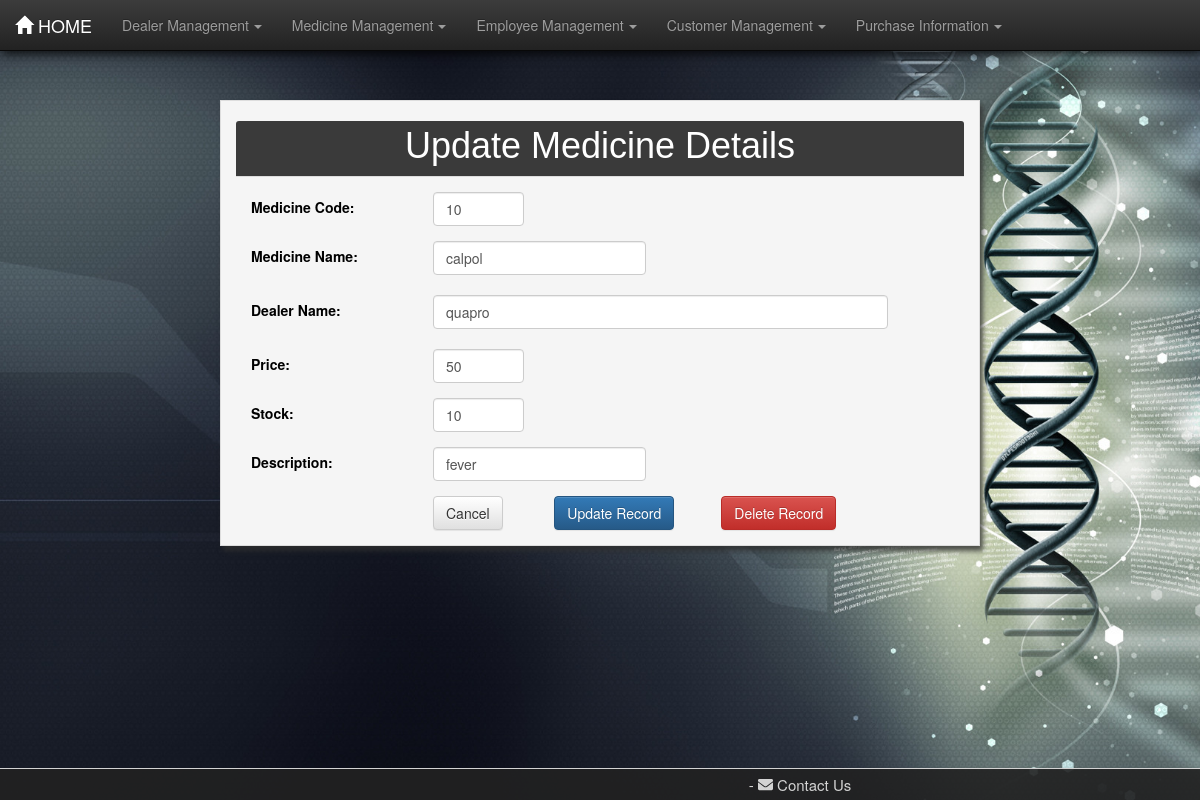
Before: /pharma/medformview2/ with the older database file.
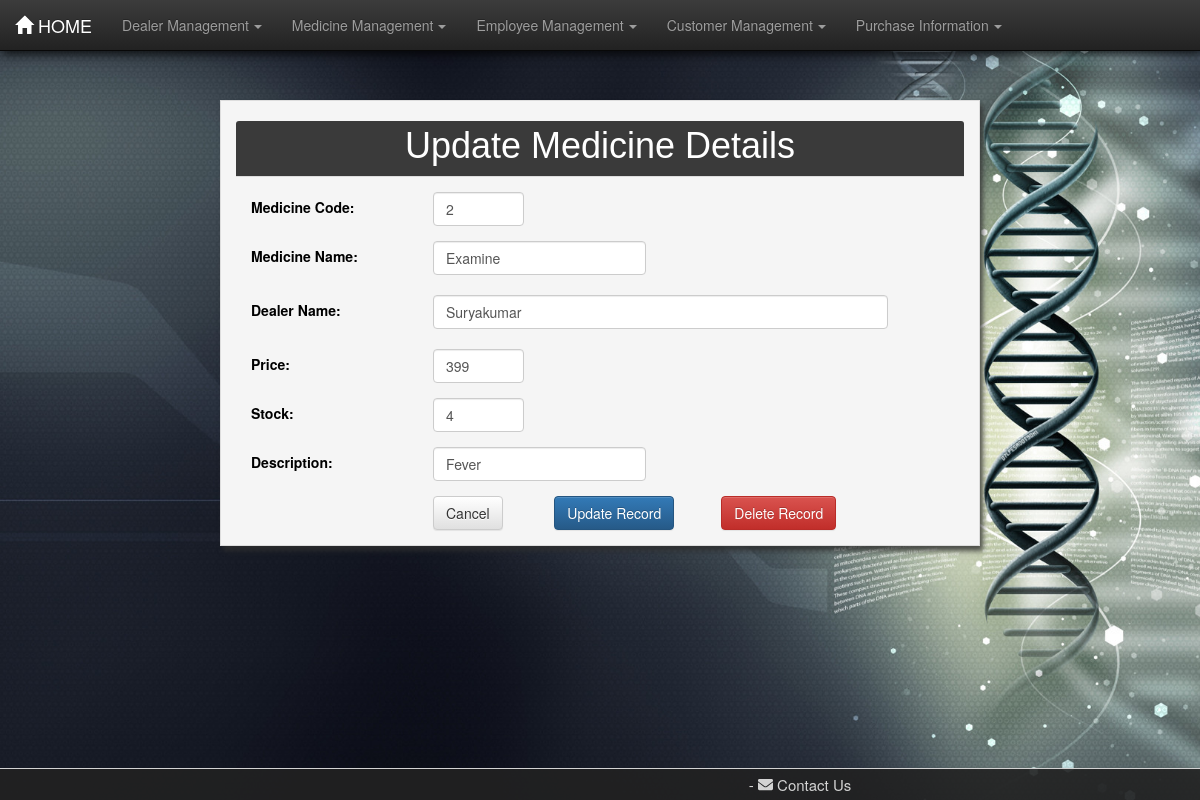
After: the same page with the newer database file.
### pharma/models.py (models this page shows, shortened)
class Medicine(models.Model):
    m_id = models.IntegerField(unique=True)
    mname = models.CharField(max_length=30)
    dname = models.CharField(max_length=30)
    desc = models.CharField(max_length=100)
    price = models.CharField(max_length=30)
    stock = models.IntegerField()

### pharma/views.py (the view)
# urls.py: url(r'^medformview(?P<foo>[0-9]+)/', views.medformview, name="medformview"),
def medformview(request, foo):
    med = Medicine.objects.get(pk=foo)
    dict = {'med': med}
    return render(request, 'pharma/med.html', dict)

### pharma/templates/pharma/med.html (shortened to what this page needs)
{% load staticfiles %}
<!DOCTYPE html>
<html lang="en">
<head>
    <link rel="stylesheet" href="{% static 'pharma/css/bootstrap.min.css' %}">
    <link rel="stylesheet" href="{% static 'pharma/css/bootstrap-theme.min.css' %}">
    <link rel="stylesheet" href="{% static 'pharma/css/style.css' %}">
</head>
<body>
<nav class="navbar navbar-inverse navbar-fixed-top">
    <div class="container-fluid">
        <div class="navbar-header">
            <a href="/pharma/" class="navbar-brand"><span
                    class="glyphicon glyphicon glyphicon-home"></span>&nbsp;HOME</a>
        </div>
        <div class="collapse navbar-collapse" id="thisnav">
            <ul class="nav navbar-nav">
                <li class="dropdown"><a href="#" class="dropdown-toggle" data-toggle="dropdown">Dealer Management<b
                        class="caret"></b></a>
                </li>
                <li class="dropdown"><a href="#" class="dropdown-toggle" data-toggle="dropdown">Medicine Management<b
                        class="caret"></b></a>
                </li>
                <li class="dropdown"><a href="#" class="dropdown-toggle" data-toggle="dropdown">Employee Management<b
                        class="caret"></b></a>
                </li>
                <li class="dropdown"><a href="#" class="dropdown-toggle" data-toggle="dropdown">Customer Management<b
                        class="caret"></b></a>
                </li>
                <li class="dropdown"><a href="#" class="dropdown-toggle" data-toggle="dropdown">Purchase Information<b
                        class="caret"></b></a>
                </li>
            </ul>
        </div>
    </div>
</nav>
<div class="container">
    <div class="col-md-2"></div>
    <div class="panel panel-default col-md-8 jumcust2">
        <div class="panel-heading">
            <h1 class="padtop5">
                {% if add %}
                    Add Medicine Details
                {% else %}
                    Update Medicine Details
                {% endif %}</h1>
        </div>
        <div class="panel-body">
            {% if med %}
                <form action="/pharma/medformupdate{{ med.id }}/" method="post">
                    <div class="row">
                        <div class="col-md-3 padtop5">
                            <label for="m_id" class="form-control-label">Medicine Code:</label>
                        </div>
                        <div class="col-md-2">
                            <input type="text" class="form-control" id="m_id" placeholder="Code" name="mid"
                                   value="{{ med.m_id }}"/>
                        </div>
                    </div>
                    <div class="row padtop15">
                        <div class="col-md-3 padtop5">
                            <label for="mname" class="form-control-label">Medicine Name:</label>
                        </div>
                        <div class="form-group col-md-4">
                            <input type="text" name="mname" class="form-control" id="mname" placeholder="Medicine Name"
                                   value="{{ med.mname }}" required/>
                        </div>
                    </div>
                    <div class="row padtop5">
                        <div class="col-md-3 padtop5">
                            <label for="dname" class="form-control-label">Dealer Name:</label>
                        </div>
                        <div class="form-group col-md-8">
                            <input type="text" name="dname" class="form-control" id="dname" placeholder="Dealer Name"
                                   value="{{ med.dname }}"/>
                        </div>
                    </div>
                    <div class="row padtop5">
                        <div class="col-md-3">
                            <label for="price" class="form-control-label padtop5">Price:</label>
                        </div>
                        <div class="col-md-2">
                            <input type="text" name="price" class="form-control" id="price" placeholder="Price"
                                   value="{{ med.price }}" required/>
                        </div>
                    </div>
                    <div class="row padtop15">
                        <div class="col-md-3">
                            <label for="stock" class="form-control-label padtop5">Stock:</label>
                        </div>
                        <div class="col-md-2">
                            <input type="text" name="stock" class="form-control" id="stock" placeholder="Stock"
                                   value="{{ med.stock }}"/>
                        </div>
                    </div>
                    <div class="row padtop15">
                        <div class="col-md-3">
                            <label for="desc" class="form-control-label padtop5">Description:</label>
                        </div>
                        <div class="col-md-4">
                            <input type="text" name="desc" class="form-control" id="desc" placeholder="Description"
                                   value="{{ med.desc }}"/>
                        </div>
                    </div>
                    <div class="row" id="buttoncustom">
                        <div class="col-md-3"></div>
                        <div class="col-md-2 padtop15">
                            <button type="submit" class="btn btn-default"><a href="/pharma/">Cancel</a></button>
                        </div>
                        <div class="col-md-2 padtop15">
                            <button type="submit" class="btn btn-primary">
                                {% if add %}
                                    Add Record
                                {% else %}
                                    Update Record
                                {% endif %}</button>
                        </div>
                        <div class="col-md-offset-8 padtop15">
                            <button type="submit" class="delbut btn btn-danger"><a
                                    href="/pharma/medformdelete{{ med.id }}/">Delete Record</a></button>
                        </div>
                    </div>
                </form>
            {% endif %}
        </div>
    </div>
</div>
<footer id="contact" class="container-fluid text-center">
    <div class="row">
        <div class="col-lg-4"></div>
            <span>-</span>
            <span class="linkto" data-toggle="modal" data-target="#modalContactForm"><i
                    class="fa fa-envelope prefix mr-1"></i> Contact Us</span>
        </div>
</footer>
</body>
</html>

### pharma/static/pharma/css/style.css (style rules this page uses)
body { background-image: url("images/bghome.jpg"); background-size: cover; background-attachment: fixed; min-height: 100vh; }
.caret { margin-left: 5px; }
.padtop5 { padding-top: 5px; }
.padtop15 { padding-top: 15px; }
.panel { background-color: whitesmoke; color: black; margin-top: 80px; }
.panel-default > .panel-heading { text-align: center; color: #FFFFFF; background: #3a3a3a; border-color: #ddd; font-family: Verdana, Arial, sans-serif; padding: 0px; }
.jumcust2 { box-shadow: 3px 5px 5px rgba(47, 47, 47, 0.8); border-radius: 0px; }
a:link { text-decoration: none; color: #333; }
.delbut > a { color: white; }
#contact { padding-top: 0.5rem; padding-bottom: 0.5rem; border-top: 1px solid; background-color: rgba(34, 34, 34, 0.9); color: lightgray; font-size: 1.5rem; position: fixed; left: 0; bottom: 0; width: 100%; }
.linkto { cursor: pointer; }
.navbar { box-shadow: 2px 3px 10px rgba(0, 0, 0, 0.8); }

Changed rows visible on the page:
changed Medicine: mid "10" → "2"; mname "calpol" → "Examine"; dname "quapro" → "Suryakumar"; price "50" → "399"; stock "10" → "4"; desc "fever" → "Fever"
